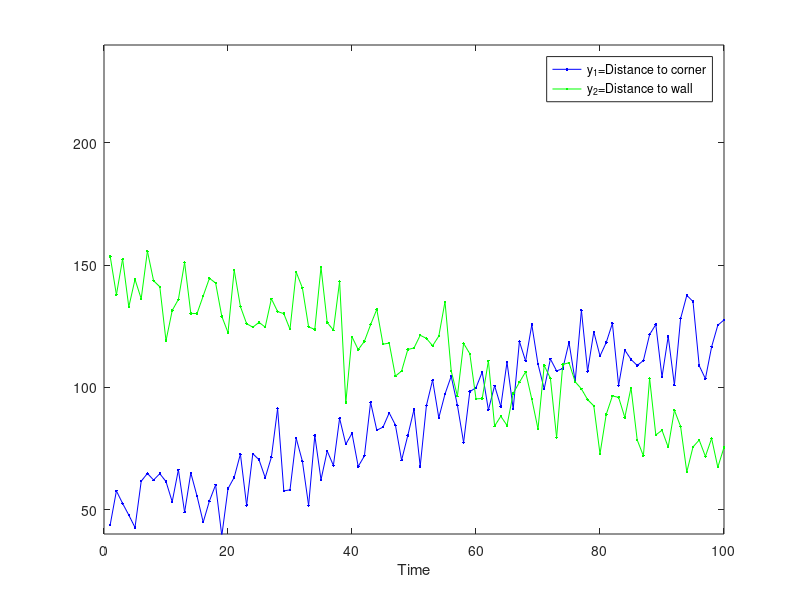
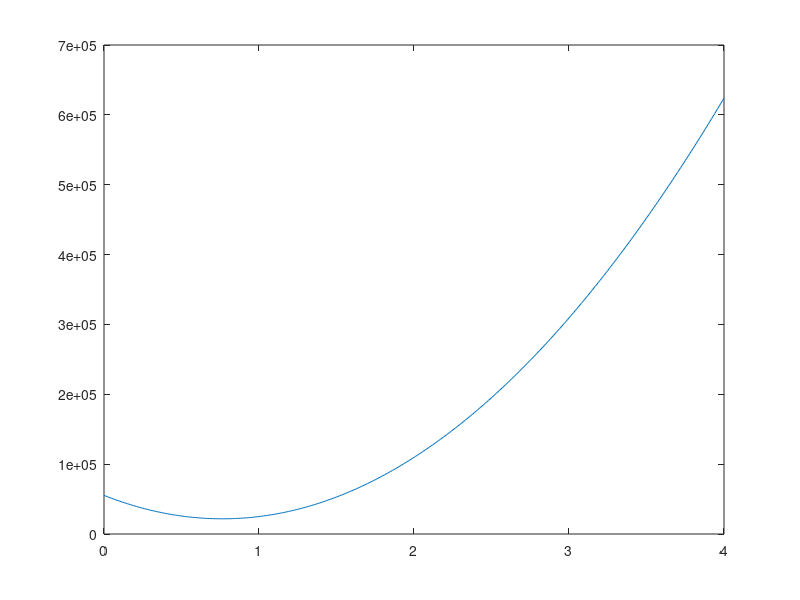
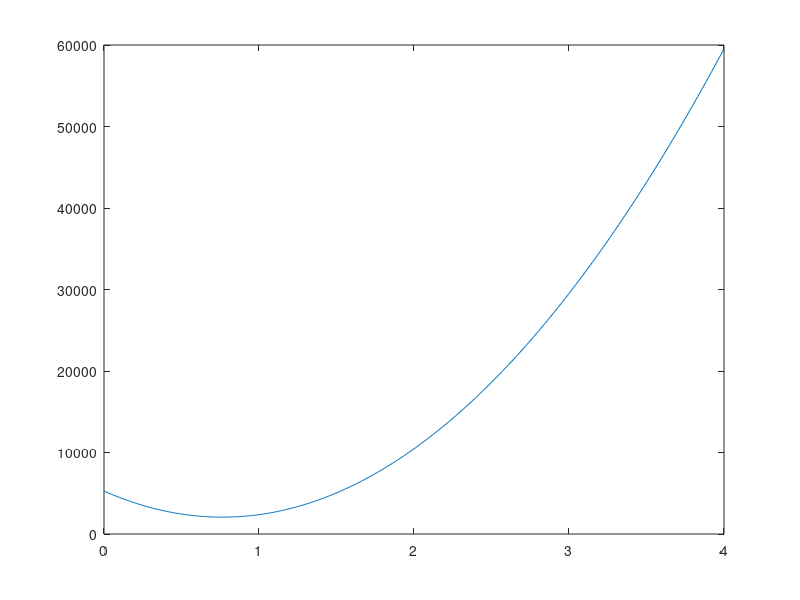
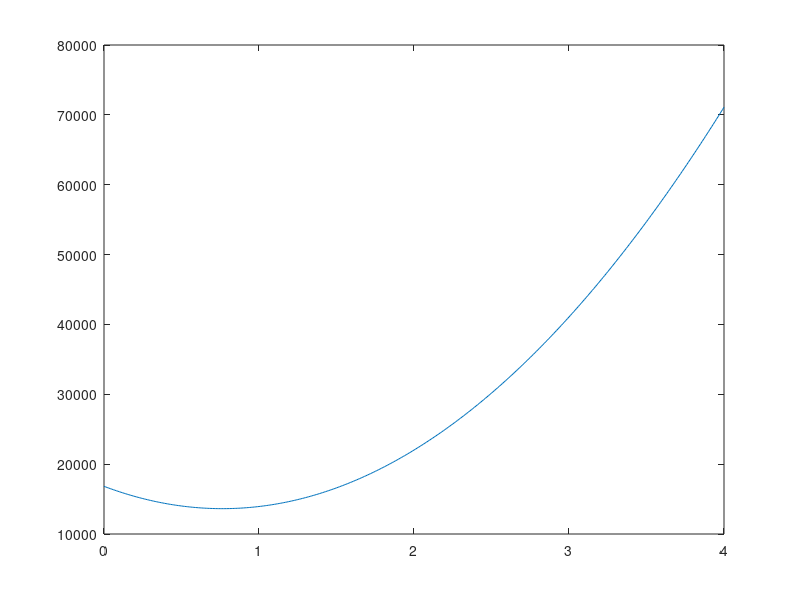

These charts were generated, in order, by the following MATLAB code:
clear all
close all
load('robotMes.mat');
figure(1)
plot(y(1,:),'b.-')
hold on
plot(y(2,:),'g.-')
xlabel('Time')
legend('y_1=Distance to corner','y_2=Distance to wall')
axis([0 100 40 240]);
%part b
detInp=[0:0.01:4];
for iter=1:length(detInp),
  %Run KF for each parameter value
  dt=1;
  %Phi
  Phi=[1,1,0;
     0,0,0;
     0,0,1];
  %Deterministic input
  U=[0;
     detInp(iter);
     0]; 
  %Matrix multiplying the noise
  Gamma=[0;
     0.1;
     0];
  %Observation model
  H=[1,0,0;
     -1,0,1];
  %Measurement noise covariance
  R=[10 0; 0 10];
  %Initial guess, estimated from the first two data points of y1
  %xhat=[y(1,1),(y(1,2)-y(1,1))/dt,y(1,1)+y(2,1)]';
  %P=[R(1,1) 0 0;
  %  0 2*R(1,1)/dt^2 0;
  %  0 0 R(1,1)+R(2,2)];
  xhat=[y(1,1), detInp(iter),y(1,1)+y(2,1)]';
  P=[R(1,1) 0 0;
    0 0.01 0;
    0 0 R(1,1)+R(2,2)];
  %time vector
  t_Rec=[2:length(y)];
  clear xhat_Rec; 
  clear p11_Rec;
  clear p_33_Rec;
  xhat_Rec(:,1)=xhat; % <- 1 corresponds to t=2
  p11_Rec(1)=P(1,1);     % <- 1 corresponds to t=2
  p33_Rec(1)=P(3,3);     % <- 1 corresponds to t=2
  sumErr=0;
  sumErrW=0;
  sumLogErr=0;
  for t=3:length(y),
    xhatP=Phi*xhat+U;
    PP=Phi*P*Phi'+Gamma*Gamma';
    K=PP*H'*inv(H*PP*H'+R);
    ym=[y(1,t);
        y(2,t)];
    res=(ym-H*xhatP);
    xhat=xhatP+K*res;
    %Sum of weighted residuals
    sumErr=sumErr+res'*res;
    sumErrW=sumErrW+res'*inv(H*PP*H'+R)*res;
    sumLogErr=sumLogErr+res'*inv(H*PP*H'+R)*res+det(H*PP*H'+R);
    P=(eye(3,3)-K*H)*PP; 
    xhat_Rec(:,t-1)=xhat; % <- corresponds to t after update
    p11_Rec(t-1)=P(1,1);  % <- corresponds to t after update
    p33_Rec(t-1)=P(3,3);  % <- corresponds to t after update
  end 
  sumErr_Rec(iter)=sumErr;
  sumErrW_Rec(iter)=sumErrW;
  sumLogErr_Rec(iter)=sumLogErr;
end
figure(2)
plot(detInp,sumErr_Rec);
figure(3)
plot(detInp,sumErrW_Rec);
figure(4)
plot(detInp,sumLogErr_Rec);
